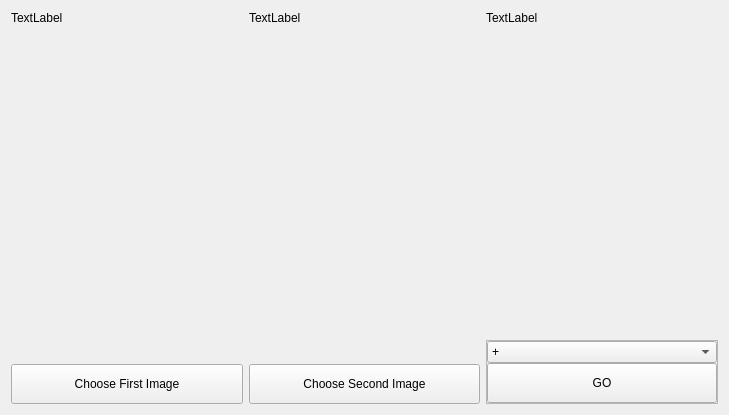
<?xml version="1.0" encoding="UTF-8"?>
<ui version="4.0">
 <class>Form</class>
 <widget class="QWidget" name="Form">
  <property name="geometry">
   <rect>
    <x>0</x>
    <y>0</y>
    <width>729</width>
    <height>415</height>
   </rect>
  </property>
  <property name="windowTitle">
   <string>Form</string>
  </property>
  <layout class="QHBoxLayout" name="horizontalLayout">
   <item>
    <layout class="QVBoxLayout" name="verticalLayout">
     <item alignment="Qt::AlignTop">
      <widget class="QLabel" name="first_img_lbl">
       <property name="maximumSize">
        <size>
         <width>500</width>
         <height>500</height>
        </size>
       </property>
       <property name="text">
        <string>TextLabel</string>
       </property>
       <property name="scaledContents">
        <bool>true</bool>
       </property>
      </widget>
     </item>
     <item alignment="Qt::AlignBottom">
      <widget class="QPushButton" name="select_first_image_btn">
       <property name="minimumSize">
        <size>
         <width>40</width>
         <height>40</height>
        </size>
       </property>
       <property name="text">
        <string>Choose First Image</string>
       </property>
      </widget>
     </item>
    </layout>
   </item>
   <item>
    <layout class="QVBoxLayout" name="verticalLayout_2">
     <item alignment="Qt::AlignTop">
      <widget class="QLabel" name="second_img_lbl">
       <property name="maximumSize">
        <size>
         <width>500</width>
         <height>500</height>
        </size>
       </property>
       <property name="text">
        <string>TextLabel</string>
       </property>
       <property name="scaledContents">
        <bool>true</bool>
       </property>
      </widget>
     </item>
     <item alignment="Qt::AlignBottom">
      <widget class="QPushButton" name="select_second_image_btn">
       <property name="minimumSize">
        <size>
         <width>40</width>
         <height>40</height>
        </size>
       </property>
       <property name="text">
        <string>Choose Second Image</string>
       </property>
      </widget>
     </item>
    </layout>
   </item>
   <item>
    <layout class="QVBoxLayout" name="verticalLayout_4">
     <item alignment="Qt::AlignTop">
      <widget class="QLabel" name="result_img_lbl">
       <property name="maximumSize">
        <size>
         <width>500</width>
         <height>500</height>
        </size>
       </property>
       <property name="text">
        <string>TextLabel</string>
       </property>
       <property name="scaledContents">
        <bool>true</bool>
       </property>
      </widget>
     </item>
     <item alignment="Qt::AlignBottom">
      <widget class="QFrame" name="frame">
       <property name="frameShape">
        <enum>QFrame::StyledPanel</enum>
       </property>
       <property name="frameShadow">
        <enum>QFrame::Raised</enum>
       </property>
       <layout class="QVBoxLayout" name="verticalLayout_3">
        <property name="spacing">
         <number>0</number>
        </property>
        <property name="leftMargin">
         <number>0</number>
        </property>
        <property name="topMargin">
         <number>0</number>
        </property>
        <property name="rightMargin">
         <number>0</number>
        </property>
        <property name="bottomMargin">
         <number>0</number>
        </property>
        <item>
         <widget class="QComboBox" name="choose_operation_com">
          <item>
           <property name="text">
            <string>+</string>
           </property>
          </item>
          <item>
           <property name="text">
            <string>-</string>
           </property>
          </item>
          <item>
           <property name="text">
            <string>*</string>
           </property>
          </item>
          <item>
           <property name="text">
            <string>/</string>
           </property>
          </item>
          <item>
           <property name="text">
            <string>XOR</string>
           </property>
          </item>
          <item>
           <property name="text">
            <string>OR</string>
           </property>
          </item>
          <item>
           <property name="text">
            <string>AND</string>
           </property>
          </item>
          <item>
           <property name="text">
            <string>NOT</string>
           </property>
          </item>
          <item>
           <property name="text">
            <string>Diff</string>
           </property>
          </item>
          <item>
           <property name="text">
            <string>Max</string>
           </property>
          </item>
          <item>
           <property name="text">
            <string>Min</string>
           </property>
          </item>
          <item>
           <property name="text">
            <string>Histogram Matching</string>
           </property>
          </item>
         </widget>
        </item>
        <item>
         <widget class="QPushButton" name="result_btn">
          <property name="minimumSize">
           <size>
            <width>40</width>
            <height>40</height>
           </size>
          </property>
          <property name="text">
           <string>GO</string>
          </property>
         </widget>
        </item>
       </layout>
      </widget>
     </item>
    </layout>
   </item>
  </layout>
 </widget>
 <resources/>
 <connections/>
</ui>
